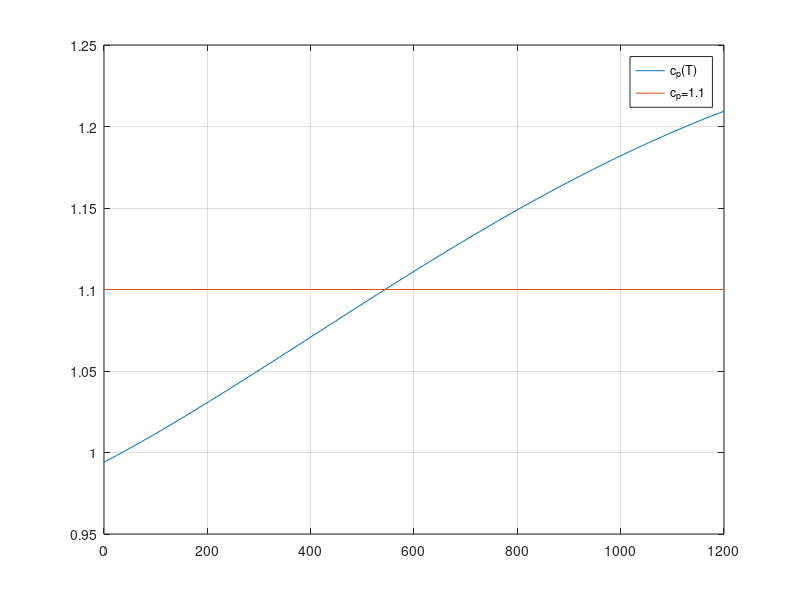

Write the MATLAB code that produced this figure.
cp =@(T) 0.99403 + 1.671e-4*T + 9.7215e-8*T.^2 - 9.5838e-11*T.^3 + 1.952e-14*T.^4;
T = linspace(0,1200);
plot(T,cp(T),[0 1200],[1.1 1.1]), grid on
legend('c_p(T)','c_p=1.1')
xl = 0; xu = 1200; xr = xl; ea = 100;
while(1)
    xrold = xr;
    xr = (xl + xu)/2;
    if xr ~= 0
        ea = abs((xr-xrold)/xr) * 100;
    end
    test = (cp(xl)-1.1)*(cp(xr)-1.1);
    if test < 0
        xu = xr;
    elseif test > 0
        xl = xr;
    else
        ea = 0;
    end
    if ea < 0.001, break, end
end
fprintf('the temperature is %f K\n',xr)
